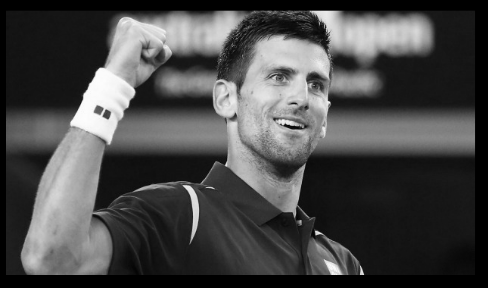
%> input picture fft1.png, 488 x 288 px
$ octave test21.m   (GNU Octave 9; MATLAB toolbox functions it lacks are replaced by stand-ins)
%> lines starting %> are read from the running program, lines starting %| are printed output that depends on the picture; in (x1, y1, x2, y2) boxes, pixels count from 0 and x2, y2 are one past the last pixel; in counts of white or black regions, pixels touching at a corner belong together; the program's own positions count from 1
%https://blog.csdn.net/ytang_/article/details/75451934
%傅里叶变换的低通滤波
%低通滤波选用理想低通滤波方式
% d0 是阈值(通带半径)，可以修改，初步设定为50
%
clear,clc,close all;
img_origin=imread('fft1.png');
%> img_origin is the input picture: size 288x488x3 uint8; min 0, max 253, mean 72.6
img_origin=rgb2gray(img_origin);
%> img_origin: size 288x488 uint8
d0=50;  %阈值
%公式https://www.cnblogs.com/laumians-notes/p/8592968.html
img_noise=img_origin; % 这里先不加,
%img_noise=imnoise(img_origin,'gaussian'); % 加高斯噪声
img_f=fftshift(fft2(double(img_noise)));  %傅里叶变换得到频谱
[m n]=size(img_f);
%> m = 288; n = 488
m_mid=fix(m/2);  %是不是可以有其他取整方式？
%> m_mid = 144
n_mid=fix(n/2);
%> n_mid = 244
img_lpf=zeros(m,n);
for i=1:m
    for j=1:n
        d=sqrt((i-m_mid)^2+(j-n_mid)^2);   %理想低通滤波，求距离
        if d<=d0
            h(i,j)=1;
        else
            h(i,j)=0;
        end
        img_lpf(i,j)=h(i,j)*img_f(i,j);
    end
end
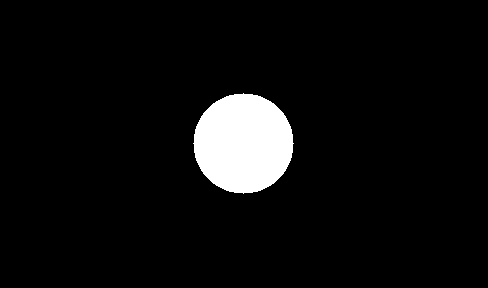
%> h: size 288x488 double; values 0 (black) and 1 (white), 5.6% white; 1 white region, box (x1, y1, x2, y2) and area: (193, 93, 294, 194) 7845

img_lpf=ifftshift(img_lpf);    %反傅里叶变换
img_lpf=uint8(real(ifft2(img_lpf)));  %取实数部分
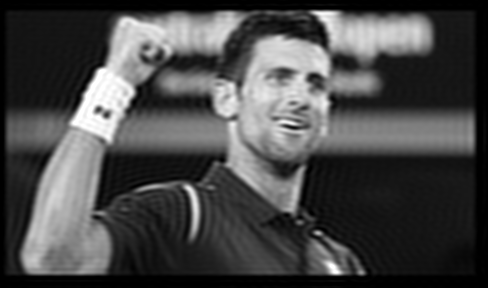
%> img_lpf: size 288x488 uint8; min 0, max 255, mean 72.7

subplot(2,2,1);imshow(img_origin);title('原图');
subplot(2,2,2);imshow(img_noise);title('噪声图');
subplot(2,2,3);imshow(img_lpf);title('理想低通滤波');

$ run again, with fft2.png copied over fft1.png
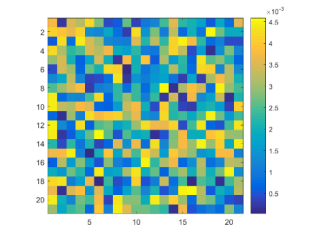
%> input picture fft2.png, 319 x 240 px
%> img_origin is the input picture: size 240x319x3 uint8; mean R, G, B 171.1, 202.6, 192.9
%> img_origin: size 240x319 uint8
%> after the loop `for i=1:m`:
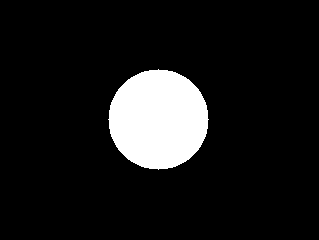
%> h: size 240x319 double; values 0 (black) and 1 (white), 10.2% white; 1 white region, box (x1, y1, x2, y2) and area: (108, 69, 209, 170) 7845
%> `img_lpf=uint8(real(ifft2(img_lpf)));`:
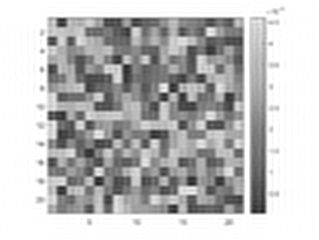
%> img_lpf: size 240x319 uint8; min 25, max 255, mean 191.5
